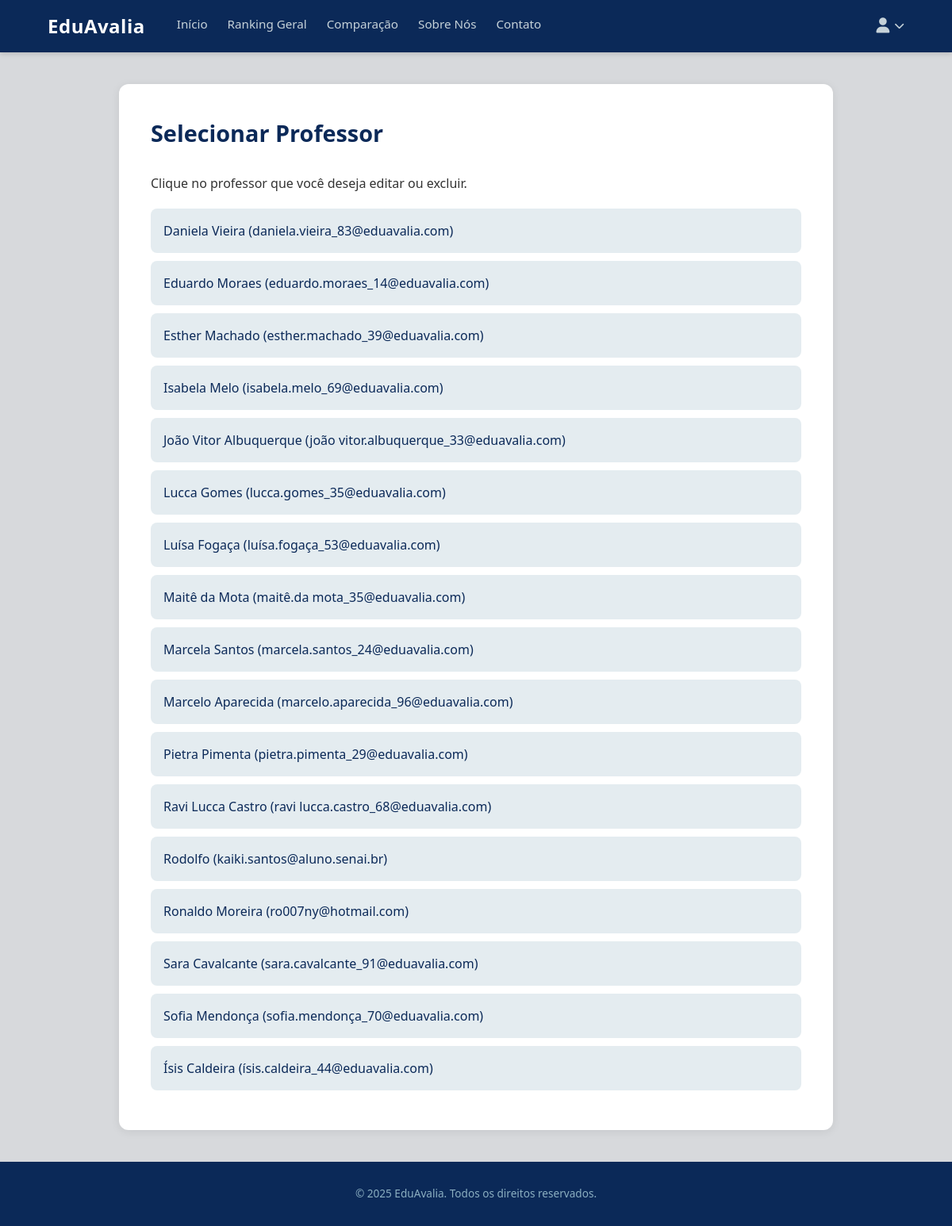
Screenshot of /professores/selecionar/ (signed in) with the database file from the repository.
### avaliacoes/models.py (models this page shows, shortened)
class Professor(models.Model):
    user = models.OneToOneField(CustomUser, on_delete=models.CASCADE, limit_choices_to={'user_type': 'professor'})
    foto = models.ImageField(upload_to='professores_fotos/', blank=True, null=True)

class CustomUser(AbstractUser):
    USER_TYPE_CHOICES = (
        ('aluno', 'Aluno'),
        ('professor', 'Professor'),
        ('admin', 'Administrador'),
    )
    user_type = models.CharField(max_length=20, choices=USER_TYPE_CHOICES, default='aluno')
    cpf = models.CharField(max_length=11, unique=True)
    data_nascimento = models.DateField(null=True, blank=True)

### avaliacoes/views.py (the view)
# urls.py: path('professores/selecionar/', views.selecionar_professor_para_editar, name='selecionar_professor_para_editar'),
@staff_member_required
def selecionar_professor_para_editar(request):
    professores = Professor.objects.all().select_related('user').order_by('user__first_name')
    return render(request, 'avaliacoes/selecionar_professor_para_editar.html', {
        'professores': professores
    })

### avaliacoes/templates/avaliacoes/selecionar_professor_para_editar.html
{% extends 'base.html' %}
{% load static %}
{% block content %}
<main class="admin-container">
    <section class="admin-panel" style="max-width: 900px;">
        <h1>Selecionar Professor</h1>
        <p>Clique no professor que você deseja editar ou excluir.</p>
        <div class="professor-list-container" style="margin-top: 20px;">
            {% for professor in professores %}
            <a href="{% url 'editar_professor' professor.id %}" class="btn" style="
                display: block;
                width: 100%;
                text-align: left;
                margin-bottom: 10px;
                background-color: var(--painel-central);
                color: var(--azul-marinho);
                font-weight: 500;
                padding: 16px;
            ">
                {{ professor.user.get_full_name }} ({{ professor.user.email }})
            </a>
            {% empty %}
            <p>Nenhum professor cadastrado.</p>
            {% endfor %}
        </div>
    </section>
</main>
{% endblock content %}

### avaliacoes/templates/base.html (style rules this page uses)
:root { --azul-marinho: #0b2958; --azul-acinzentado: #8bafc1; --verde: #18a594; --cinza-claro: #c6d2d9; --painel-central: #e4ecf0; --cinza-escuro-letras: #a7adaf; --verde-escuro-letras: #53717a; --cinza-claro-fundo: #d7d9dc; }
* { margin: 0; padding: 0; box-sizing: border-box; }
body { font-family: 'Segoe UI', sans-serif; background-color: var(--cinza-claro-fundo); color: #333; line-height: 1.5; display: flex; flex-direction: column; min-height: 100vh; }
a { text-decoration: none; color: inherit; }
.admin-container { display: flex; justify-content: center; gap: 30px; width: 90%; max-width: 1200px; margin: 40px auto; align-items: flex-start; flex-grow: 1; }
.admin-panel { flex-basis: 100%; max-width: 800px; background-color: #fff; border-radius: 12px; padding: 40px; box-shadow: 0 2px 12px rgba(0, 0, 0, 0.08); }
.admin-panel h1 { color: var(--azul-marinho); margin-bottom: 30px; font-size: 1.8rem; font-weight: 600; }
.btn { padding: 14px 25px; border: none; border-radius: 8px; font-weight: 600; cursor: pointer; transition: all 0.3s ease; font-size: 1rem; color: #fff; background-color: var(--verde); }

### rows the page displays
Professor: user.get_full_name "Daniela Vieira", user.email "daniela.vieira_83@eduavalia.com"
Professor: user.get_full_name "Eduardo Moraes", user.email "eduardo.moraes_14@eduavalia.com"
Professor: user.get_full_name "Esther Machado", user.email "esther.machado_39@eduavalia.com"
Professor: user.get_full_name "Isabela Melo", user.email "isabela.melo_69@eduavalia.com"
Professor: user.get_full_name "João Vitor Albuquerque", user.email "joão vitor.albuquerque_33@eduavalia.com"
Professor: user.get_full_name "Lucca Gomes", user.email "lucca.gomes_35@eduavalia.com"
Professor: user.get_full_name "Luísa Fogaça", user.email "luísa.fogaça_53@eduavalia.com"
Professor: user.get_full_name "Maitê da Mota", user.email "maitê.da mota_35@eduavalia.com"
Professor: user.get_full_name "Marcela Santos", user.email "marcela.santos_24@eduavalia.com"
Professor: user.get_full_name "Marcelo Aparecida", user.email "marcelo.aparecida_96@eduavalia.com"
Professor: user.get_full_name "Pietra Pimenta", user.email "pietra.pimenta_29@eduavalia.com"
Professor: user.get_full_name "Ravi Lucca Castro", user.email "ravi lucca.castro_68@eduavalia.com"
Professor: user.get_full_name "Rodolfo", user.email "kaiki.santos@aluno.senai.br"
Professor: user.get_full_name "Ronaldo Moreira", user.email "ro007ny@hotmail.com"
Professor: user.get_full_name "Sara Cavalcante", user.email "sara.cavalcante_91@eduavalia.com"
Professor: user.get_full_name "Sofia Mendonça", user.email "sofia.mendonça_70@eduavalia.com"
Professor: user.get_full_name "Ísis Caldeira", user.email "ísis.caldeira_44@eduavalia.com"
